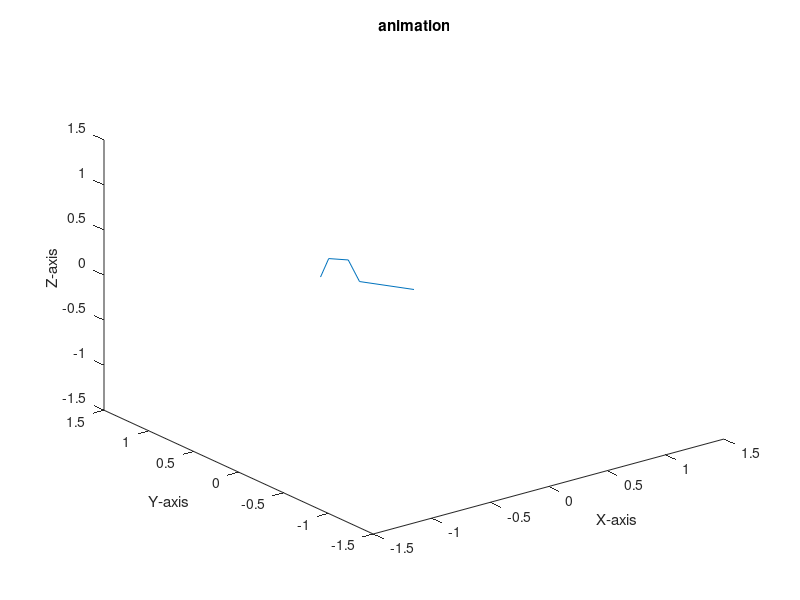

MATLAB code for this plot:
clc
clear
close all

xmin=-1.5; xmax=1.5; ymin=-1.5; ymax=1.5; zmin=-1.5; zmax=1.5;
alpha=[0 90 0 -90 90 -90];
ai=[0 0 0.4 0 0 0];
di=[0 -0.4 0 0.4 0 0];
thetai=[0 90 -90 0 0 0];
thetaf=[0 90 -90 0 0 0]+30;
n=6;
den=[0; 0;0.4];
% thetai = [0 0 30 15 30 15];
% thetaf = [30 30 60 45 60 45];
%
for j = 1:90
    theta = thetai + ((thetaf-thetai)/90)*j;
    Temp = eye(4,4);
    for i=1:n
        T_i_i_1= [cosd(theta(i))                 -sind(theta(i))                        0                   ai(i)
                  sind(theta(i))*cosd(alpha(i))   cosd(theta(i))*cosd(alpha(i))   -sind(alpha(i))  -sind(alpha(i))*di(i)
                  sind(theta(i))*sind(alpha(i))   cosd(theta(i))*sind(alpha(i))    cosd(alpha(i))   cosd(alpha(i))*di(i)
                    0                                   0                                 0                    1       ];
        
        
        Ti0(:,:,i) = Temp*T_i_i_1;
        Temp=Ti0(:,:,i);
        
        Oi0(1:3,i)=Ti0(1:3,4,i);
    end
    
    Pe0=Oi0(:,6) + Ti0(1:3,1:3,6)*(den);
    Oi0(:,7)=Pe0;
    X=Oi0(1,:);
    Y=Oi0(2,:);
    Z=Oi0(3,:);
    plot3(X,Y,Z)
    xlabel('X-axis')
    ylabel('Y-axis')
    zlabel('Z-axis')
    title("animation")
    axis([xmin xmax ymin ymax zmin zmax])
    pause(0.5)
    
end

% ZYZ Euler angles

R6_0 = Ti0(1:3,1:3,6);

Y_angle = atan2(sqrt(1-R6_0(3,3)^2),R6_0(3,3));

if sin(Y_angle) >0
    Z1_angle = atan2(R6_0(2,3),R6_0(1,3));
    Z2_angle = atan2(R6_0(3,2),-R6_0(3,1));
elseif sin(Y_angle) >0
    Z1_angle = atan2(-R6_0(2,2),-R6_0(1,3));
    Z2_angle = atan2(-R6_0(3,2),R6_0(3,1));
end

ZYZ_Euelr_angles = [Z1_angle, Y_angle, Z2_angle];